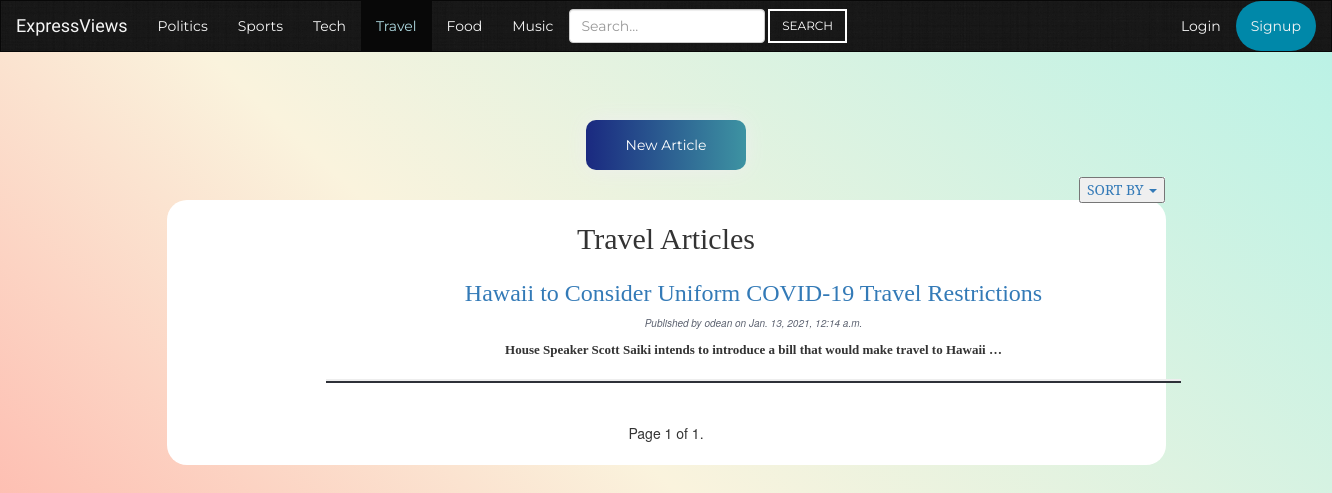
The page /home/mysite/travel/page/ on the database its author committed.
### mysite/models.py (models this page shows, shortened)
class Article (models.Model):
    body = models.TextField()
    title = models.CharField(max_length=200)
    author = models.ForeignKey(User, on_delete=models.CASCADE, related_name='posts')
    slug = models.SlugField(max_length=200)
    publish = models.DateTimeField(default=timezone.now)
    created = models.DateTimeField(auto_now_add=True)
    updated = models.DateTimeField(auto_now=True)
    likes = models.ManyToManyField(User, related_name='article_likes')
    dislikes = models.ManyToManyField(User, related_name='article_dislikes')
    TOPIC_CHOICES = (
        ("Politics", "Politics"),
        ("Sports", "Sports"),
        ("Tech", "Tech"),
        ("Travel", "Travel"),
        ("Food", "Food"),
        ("Music", "Music"),
    )
    topic = models.CharField(max_length=350, choices=TOPIC_CHOICES, default='...')
    class Meta:
        ordering = ('-publish',)
    def get_absolute_url(self):
        return reverse('mysite:Politics_detail', args=[self.slug])

### mysite/views.py (the view)
# urls.py: path('travel/page/', views.TravelIndex.as_view(), name='Travel_index'),
class TravelIndex(ListView):
    queryset = Article.objects.filter(topic='Travel')
    context_object_name = 'articles_list'
    paginate_by = 4
    template_name = 'mysite/article/list_travel.html'

### mysite/templates/mysite/article/list_travel.html
{% extends "mysite/travel.html" %}
{% block article_content %}
    <h2 class="text-center">Travel Articles</h2>
    <br>
    {% for article in articles_list %}
        <div class="container">
            <h3 class="list_titles"><a href="{{ article.get_absolute_url }}">{{ article.title }}</a></h3>
            <p class="date_published">Published by {{ article.author }} on {{ article.publish }}</p>
            <div class="body-preview">
            {{ article.body|truncatewords:15|linebreaks }}
            </div>
            <hr class="horizontal-line">
        </div>
    {% endfor %}
    {% include "pagination.html" with page=page_obj%}
{% endblock %}

### mysite/static/mysite/style.css (style rules this page uses)
body { background-size: cover; background-repeat: no-repeat; background-attachment: fixed; background-color: #ffa69e; background-image: linear-gradient(43deg, #ffa69e 0%, #faf3dd 46%, #b8f2e6 100%); }
.horizontal-line { height:2px; width:75%; border-width:2px; color:#2e3138; background-color: #2e3138; }
.date_published { color: #5c6270; font-size: 10px; font-style: italic; }
.body-preview { font-weight: bold; font-family: "Times New Roman", "sans-serif"; margin-left: 50px; margin-right: 50px; font-size: 13px; }
.list_titles { margin-left: 120px; margin-right: 120px; margin-top: -5px; font-family: 'Lora', serif; }
.text-center { font-family: 'Lora', serif; }

### rows shown on the page
Article: title "Hawaii to Consider Uniform COVID-19 Travel Restrictions", author "odean", publish "Jan. 13, 2021, 12:14 a.m.", body "House Speaker Scott Saiki intends to introduce a bill that would make travel to Hawaii …"

### other values the page prints
{{ page.number }} "1"
{{ page.paginator.num_pages }} "1"
